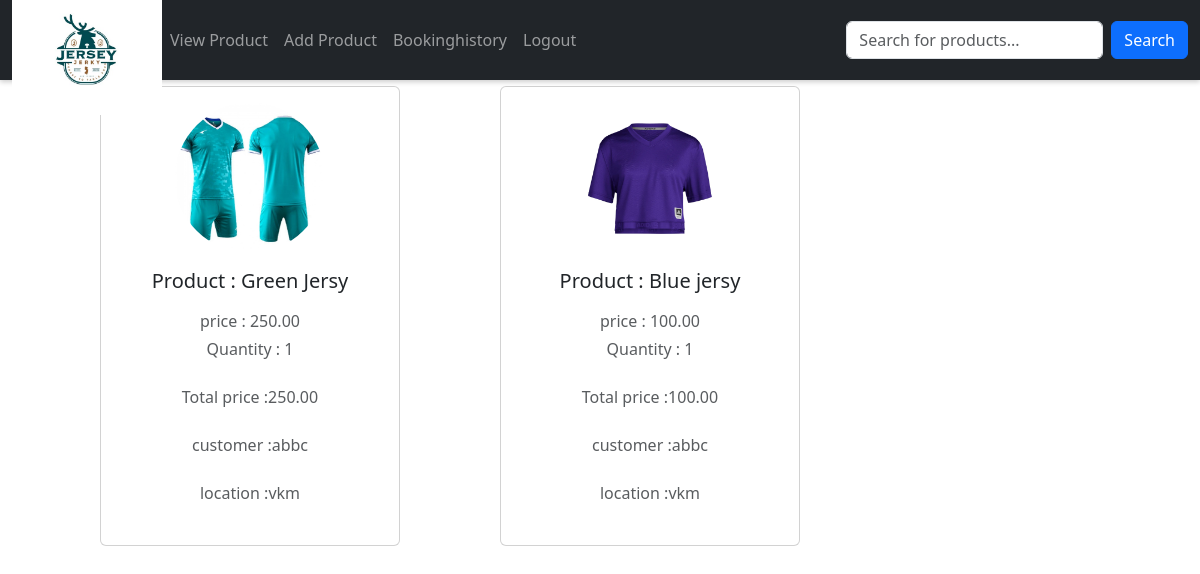
The page /bookinghistry/ (signed in) on the database its author committed.
### app/models.py (models this page shows, shortened)
class Buy(models.Model):
    product = models.ForeignKey(Product, on_delete=models.CASCADE)
    user = models.ForeignKey(Register, on_delete=models.CASCADE)
    quantity = models.IntegerField()
    date_of_buying = models.TextField()
    price = models.DecimalField(max_digits=10, decimal_places=2)
    color = models.CharField(max_length=50, null=True, blank=True)  # Store color
    sleeve_type = models.CharField(max_length=50, null=True, blank=True)  # Store sleeve type
    DELIVERY_STATUS_CHOICES = [
        ("Pending", "Pending"),
        ("Shipped", "Shipped"),
        ("In Transit", "In Transit"),
        ("Delivered", "Delivered"),
    ]
    delivery_status = models.CharField(
        max_length=20, choices=DELIVERY_STATUS_CHOICES, default="Pending"
    )
    def __str__(self):
        return f"{self.product.name} - {self.color} - {self.sleeve_type} - {self.delivery_status}"

class Product(models.Model):
    shop = models.ForeignKey(Shopreg,on_delete=models.CASCADE)
    name = models.TextField()
    discription = models.TextField()
    price = models.IntegerField()
    category = models.ForeignKey(Category, on_delete=models.CASCADE)
    quantity = models.TextField()
    offerprice = models.IntegerField()
    image = models.FileField()

class Register(models.Model):
    Email = models.EmailField(unique=True)
    name = models.TextField()
    phonenumber = models.IntegerField()
    password = models.TextField()
    location= models.TextField()

### app/views.py (the view)
# urls.py: path('bookinghistry/',views.bookinghistry),
def bookinghistry(req):
    l=[]
    data=Product.objects.filter(shop=get_shop(req))
    for i in data:
        data1=Buy.objects.filter(product=i)
        l.append(data1)
    print(l)
    return render(req,'shop/bookinghistry.html',{'data':l})

### app/views.py (called while the page is built)
def get_shop(req):
    data=Shopreg.objects.get(Email=req.session['shop'])
    return data

### template/shop/bookinghistry.html (shortened to what this page needs)
<!DOCTYPE html>
<html lang="en">
<head>
  <link href="https://cdn.jsdelivr.net/npm/bootstrap@5.3.3/dist/css/bootstrap.min.css" rel="stylesheet">
</head>
<body>
 <nav id="nav" class="navbar navbar-expand-sm navbar-dark bg-dark sticky-top">
  <div class="container-fluid">
    <a href="../viewpro" class="logo">
      <img src="../static/attachment_117648875.jpg" alt="logo" width="150px">
    </a>
    <div class="collapse navbar-collapse" id="mynavbar">
      <ul class="navbar-nav me-auto">
        <li class="nav-item">
          <a class="nav-link"  href="../viewpro">View Product</a>
        </li>
        <li class="nav-item">
          <a class="nav-link" href="../addpro">Add Product</a>
        </li>
        <li class="nav-item">
          <a class="nav-link"  href="../bookinghistry">Bookinghistory</a>
        </li>
        <li class="nav-item">
          <a class="nav-link" href="../logout">Logout</a>
        </li>
      </ul>
      <form class="d-flex" method="get" action="{% url 'pro_search' %}">
        <input class="form-control me-2"  type="text" name="query" placeholder="Search for products...">
        <button class="btn btn-primary" type="submit">Search</button>
      </form>
    </div>
  </div>
</nav>
  {% for i in data %}
  {% for j in i %}
  <div class="card mb-4">
    <div class="card-body text-center">
      <img src="{{j.product.image.url}}" alt="avatar" class="rounded-circle img-fluid" style="width: 150px;height: 150px;">
      <h5 class="my-3">Product : {{j.product.name}}</h5>
      <p class="text-muted mb-1">price : {{j.price}}</p>
      <p class="text-muted mb-4">Quantity : {{j.quantity}}</p>
      <p class="text-muted mb-4">Total price :{{j.price}}</p>
      <p class="text-muted mb-4">customer :{{j.user.name}}</p>
      <p class="text-muted mb-4">location :{{j.user.location}}</p>
    </div>
  </div>
  {% endfor %}
  {% endfor %}
</body>
</html>

### template/shop/bookinghistry.html (style rules this page uses)
.navbar .nav-link { transition: color 0.3s; }
#nav { box-shadow: 0 2px 5px rgba(0, 0, 0, 0.2); height: 80px; }
.card { float: left; width: 300px; margin-left: 100PX; padding: 0px; margin-top: 6px; }

### rows shown on the page
Buy: product.image (picture), product.name "Green Jersy", price "250.00", quantity "1", user.name "abbc", user.location "vkm"
Buy: product.image (picture), product.name "Blue jersy", price "100.00", quantity "1", user.name "abbc", user.location "vkm"
